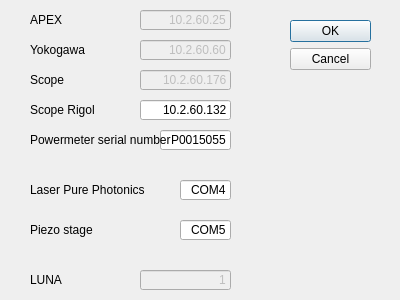
<?xml version="1.0" encoding="UTF-8"?>
<ui version="4.0">
 <class>Dialog</class>
 <widget class="QDialog" name="Dialog">
  <property name="geometry">
   <rect>
    <x>0</x>
    <y>0</y>
    <width>400</width>
    <height>300</height>
   </rect>
  </property>
  <property name="windowTitle">
   <string>Dialog</string>
  </property>
  <widget class="QDialogButtonBox" name="buttonBox">
   <property name="geometry">
    <rect>
     <x>290</x>
     <y>20</y>
     <width>81</width>
     <height>241</height>
    </rect>
   </property>
   <property name="orientation">
    <enum>Qt::Vertical</enum>
   </property>
   <property name="standardButtons">
    <set>QDialogButtonBox::Cancel|QDialogButtonBox::Ok</set>
   </property>
  </widget>
  <widget class="QLineEdit" name="lineEdit_laser_Pure_Photonics">
   <property name="geometry">
    <rect>
     <x>180</x>
     <y>180</y>
     <width>51</width>
     <height>20</height>
    </rect>
   </property>
   <property name="text">
    <string>COM4</string>
   </property>
   <property name="alignment">
    <set>Qt::AlignRight|Qt::AlignTrailing|Qt::AlignVCenter</set>
   </property>
  </widget>
  <widget class="QLabel" name="label_24">
   <property name="geometry">
    <rect>
     <x>30</x>
     <y>180</y>
     <width>161</width>
     <height>20</height>
    </rect>
   </property>
   <property name="text">
    <string>Laser Pure Photonics</string>
   </property>
  </widget>
  <widget class="QLabel" name="label_25">
   <property name="geometry">
    <rect>
     <x>30</x>
     <y>100</y>
     <width>161</width>
     <height>20</height>
    </rect>
   </property>
   <property name="text">
    <string>Scope Rigol</string>
   </property>
  </widget>
  <widget class="QLineEdit" name="lineEdit_scope_Rigol">
   <property name="geometry">
    <rect>
     <x>140</x>
     <y>100</y>
     <width>91</width>
     <height>20</height>
    </rect>
   </property>
   <property name="text">
    <string>10.2.60.132</string>
   </property>
   <property name="alignment">
    <set>Qt::AlignRight|Qt::AlignTrailing|Qt::AlignVCenter</set>
   </property>
  </widget>
  <widget class="QLabel" name="label_26">
   <property name="geometry">
    <rect>
     <x>30</x>
     <y>70</y>
     <width>161</width>
     <height>20</height>
    </rect>
   </property>
   <property name="text">
    <string>Scope</string>
   </property>
  </widget>
  <widget class="QLineEdit" name="lineEdit_scope">
   <property name="enabled">
    <bool>false</bool>
   </property>
   <property name="geometry">
    <rect>
     <x>140</x>
     <y>70</y>
     <width>91</width>
     <height>20</height>
    </rect>
   </property>
   <property name="text">
    <string>10.2.60.176</string>
   </property>
   <property name="alignment">
    <set>Qt::AlignRight|Qt::AlignTrailing|Qt::AlignVCenter</set>
   </property>
  </widget>
  <widget class="QLineEdit" name="lineEdit_powermeter_serial_number">
   <property name="geometry">
    <rect>
     <x>160</x>
     <y>130</y>
     <width>71</width>
     <height>20</height>
    </rect>
   </property>
   <property name="text">
    <string>P0015055</string>
   </property>
   <property name="alignment">
    <set>Qt::AlignRight|Qt::AlignTrailing|Qt::AlignVCenter</set>
   </property>
  </widget>
  <widget class="QLabel" name="label_27">
   <property name="geometry">
    <rect>
     <x>30</x>
     <y>130</y>
     <width>161</width>
     <height>20</height>
    </rect>
   </property>
   <property name="text">
    <string>Powermeter serial number</string>
   </property>
  </widget>
  <widget class="QLineEdit" name="lineEdit_APEX">
   <property name="enabled">
    <bool>false</bool>
   </property>
   <property name="geometry">
    <rect>
     <x>140</x>
     <y>10</y>
     <width>91</width>
     <height>20</height>
    </rect>
   </property>
   <property name="text">
    <string>10.2.60.25</string>
   </property>
   <property name="alignment">
    <set>Qt::AlignRight|Qt::AlignTrailing|Qt::AlignVCenter</set>
   </property>
  </widget>
  <widget class="QLabel" name="label_28">
   <property name="geometry">
    <rect>
     <x>30</x>
     <y>10</y>
     <width>161</width>
     <height>20</height>
    </rect>
   </property>
   <property name="text">
    <string>APEX</string>
   </property>
  </widget>
  <widget class="QLabel" name="label_29">
   <property name="geometry">
    <rect>
     <x>30</x>
     <y>270</y>
     <width>161</width>
     <height>20</height>
    </rect>
   </property>
   <property name="text">
    <string>LUNA</string>
   </property>
  </widget>
  <widget class="QLineEdit" name="lineEdit_LUNA">
   <property name="enabled">
    <bool>false</bool>
   </property>
   <property name="geometry">
    <rect>
     <x>140</x>
     <y>270</y>
     <width>91</width>
     <height>20</height>
    </rect>
   </property>
   <property name="text">
    <string>1</string>
   </property>
   <property name="alignment">
    <set>Qt::AlignRight|Qt::AlignTrailing|Qt::AlignVCenter</set>
   </property>
  </widget>
  <widget class="QLabel" name="label_30">
   <property name="geometry">
    <rect>
     <x>30</x>
     <y>40</y>
     <width>161</width>
     <height>20</height>
    </rect>
   </property>
   <property name="text">
    <string>Yokogawa</string>
   </property>
  </widget>
  <widget class="QLineEdit" name="lineEdit_Yokogawa">
   <property name="enabled">
    <bool>false</bool>
   </property>
   <property name="geometry">
    <rect>
     <x>140</x>
     <y>40</y>
     <width>91</width>
     <height>20</height>
    </rect>
   </property>
   <property name="text">
    <string>10.2.60.60</string>
   </property>
   <property name="alignment">
    <set>Qt::AlignRight|Qt::AlignTrailing|Qt::AlignVCenter</set>
   </property>
  </widget>
  <widget class="QLabel" name="label_31">
   <property name="geometry">
    <rect>
     <x>30</x>
     <y>220</y>
     <width>161</width>
     <height>20</height>
    </rect>
   </property>
   <property name="text">
    <string>Piezo stage</string>
   </property>
  </widget>
  <widget class="QLineEdit" name="lineEdit_piezo_stage">
   <property name="geometry">
    <rect>
     <x>180</x>
     <y>220</y>
     <width>51</width>
     <height>20</height>
    </rect>
   </property>
   <property name="text">
    <string>COM5</string>
   </property>
   <property name="alignment">
    <set>Qt::AlignRight|Qt::AlignTrailing|Qt::AlignVCenter</set>
   </property>
  </widget>
 </widget>
 <resources/>
 <connections>
  <connection>
   <sender>buttonBox</sender>
   <signal>accepted()</signal>
   <receiver>Dialog</receiver>
   <slot>accept()</slot>
   <hints>
    <hint type="sourcelabel">
     <x>248</x>
     <y>254</y>
    </hint>
    <hint type="destinationlabel">
     <x>157</x>
     <y>274</y>
    </hint>
   </hints>
  </connection>
  <connection>
   <sender>buttonBox</sender>
   <signal>rejected()</signal>
   <receiver>Dialog</receiver>
   <slot>reject()</slot>
   <hints>
    <hint type="sourcelabel">
     <x>316</x>
     <y>260</y>
    </hint>
    <hint type="destinationlabel">
     <x>286</x>
     <y>274</y>
    </hint>
   </hints>
  </connection>
 </connections>
</ui>
